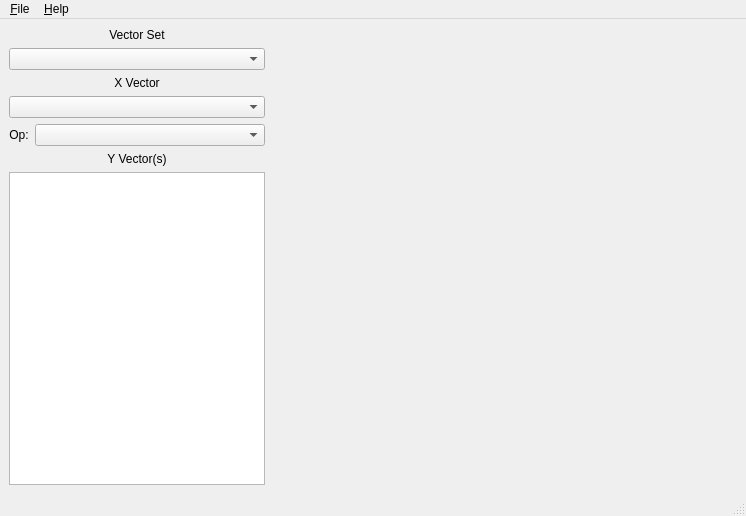
<?xml version="1.0" encoding="UTF-8"?>
<ui version="4.0">
 <class>MainWindow</class>
 <widget class="QMainWindow" name="MainWindow">
  <property name="geometry">
   <rect>
    <x>0</x>
    <y>0</y>
    <width>746</width>
    <height>516</height>
   </rect>
  </property>
  <property name="windowTitle">
   <string>SpiceView</string>
  </property>
  <property name="windowIcon">
   <iconset resource="viewer.qrc">
    <normaloff>:/icon.svg</normaloff>:/icon.svg</iconset>
  </property>
  <widget class="QWidget" name="centralwidget">
   <layout class="QHBoxLayout" name="horizontalLayout_3">
    <item>
     <layout class="QVBoxLayout" name="verticalLayout">
      <item>
       <widget class="QLabel" name="label_3">
        <property name="text">
         <string>Vector Set</string>
        </property>
        <property name="alignment">
         <set>Qt::AlignCenter</set>
        </property>
       </widget>
      </item>
      <item>
       <widget class="QComboBox" name="sets"/>
      </item>
      <item>
       <widget class="QLabel" name="label_2">
        <property name="text">
         <string>X Vector</string>
        </property>
        <property name="alignment">
         <set>Qt::AlignCenter</set>
        </property>
       </widget>
      </item>
      <item>
       <widget class="QComboBox" name="xaxis"/>
      </item>
      <item>
       <layout class="QHBoxLayout" name="horizontalLayout">
        <item>
         <widget class="QLabel" name="label_4">
          <property name="text">
           <string>Op:</string>
          </property>
          <property name="alignment">
           <set>Qt::AlignCenter</set>
          </property>
         </widget>
        </item>
        <item>
         <widget class="QComboBox" name="ops">
          <property name="sizePolicy">
           <sizepolicy hsizetype="Preferred" vsizetype="Fixed">
            <horstretch>1</horstretch>
            <verstretch>0</verstretch>
           </sizepolicy>
          </property>
         </widget>
        </item>
       </layout>
      </item>
      <item>
       <widget class="QLabel" name="label">
        <property name="text">
         <string>Y Vector(s)</string>
        </property>
        <property name="alignment">
         <set>Qt::AlignCenter</set>
        </property>
       </widget>
      </item>
      <item>
       <widget class="QListWidget" name="signals">
        <property name="sizePolicy">
         <sizepolicy hsizetype="Preferred" vsizetype="Expanding">
          <horstretch>0</horstretch>
          <verstretch>0</verstretch>
         </sizepolicy>
        </property>
        <property name="selectionMode">
         <enum>QAbstractItemView::MultiSelection</enum>
        </property>
        <property name="sortingEnabled">
         <bool>true</bool>
        </property>
       </widget>
      </item>
     </layout>
    </item>
    <item>
     <widget class="PlotArea" name="canvas" native="true">
      <property name="sizePolicy">
       <sizepolicy hsizetype="Expanding" vsizetype="Expanding">
        <horstretch>0</horstretch>
        <verstretch>0</verstretch>
       </sizepolicy>
      </property>
     </widget>
    </item>
   </layout>
  </widget>
  <widget class="QMenuBar" name="menubar">
   <property name="geometry">
    <rect>
     <x>0</x>
     <y>0</y>
     <width>746</width>
     <height>20</height>
    </rect>
   </property>
   <widget class="QMenu" name="menu_File">
    <property name="title">
     <string>&amp;File</string>
    </property>
    <addaction name="actionCloneWindow"/>
    <addaction name="actionOpen"/>
    <addaction name="actionReload"/>
    <addaction name="actionClose"/>
    <addaction name="separator"/>
    <addaction name="actionE_xit"/>
   </widget>
   <widget class="QMenu" name="menuAbout">
    <property name="title">
     <string>&amp;Help</string>
    </property>
    <addaction name="actionAbout"/>
    <addaction name="actionAboutQt"/>
   </widget>
   <addaction name="menu_File"/>
   <addaction name="menuAbout"/>
  </widget>
  <widget class="QStatusBar" name="statusbar"/>
  <action name="actionOpen">
   <property name="text">
    <string>&amp;Open</string>
   </property>
   <property name="shortcut">
    <string>Ctrl+O</string>
   </property>
  </action>
  <action name="actionE_xit">
   <property name="text">
    <string>E&amp;xit</string>
   </property>
   <property name="shortcut">
    <string>Ctrl+Q</string>
   </property>
   <property name="menuRole">
    <enum>QAction::QuitRole</enum>
   </property>
  </action>
  <action name="actionAbout">
   <property name="text">
    <string>About</string>
   </property>
  </action>
  <action name="actionAboutQt">
   <property name="text">
    <string>About Qt</string>
   </property>
  </action>
  <action name="actionClose">
   <property name="text">
    <string>&amp;Close</string>
   </property>
  </action>
  <action name="actionReload">
   <property name="text">
    <string>&amp;Reload</string>
   </property>
   <property name="shortcut">
    <string>Ctrl+R</string>
   </property>
  </action>
  <action name="actionCloneWindow">
   <property name="text">
    <string>Clone Wi&amp;ndow</string>
   </property>
  </action>
 </widget>
 <customwidgets>
  <customwidget>
   <class>PlotArea</class>
   <extends>QWidget</extends>
   <header location="global">.plotarea.h</header>
   <container>1</container>
  </customwidget>
 </customwidgets>
 <resources>
  <include location="viewer.qrc"/>
 </resources>
 <connections>
  <connection>
   <sender>actionE_xit</sender>
   <signal>triggered()</signal>
   <receiver>MainWindow</receiver>
   <slot>close()</slot>
   <hints>
    <hint type="sourcelabel">
     <x>-1</x>
     <y>-1</y>
    </hint>
    <hint type="destinationlabel">
     <x>372</x>
     <y>257</y>
    </hint>
   </hints>
  </connection>
 </connections>
</ui>
